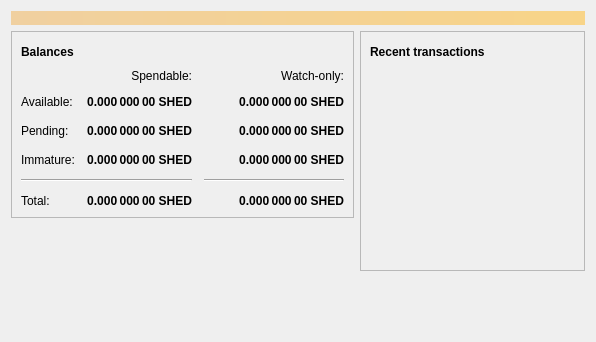
<?xml version="1.0" encoding="UTF-8"?>
<ui version="4.0">
 <class>OverviewPage</class>
 <widget class="QWidget" name="OverviewPage">
  <property name="geometry">
   <rect>
    <x>0</x>
    <y>0</y>
    <width>596</width>
    <height>342</height>
   </rect>
  </property>
  <property name="windowTitle">
   <string>Form</string>
  </property>
  <layout class="QVBoxLayout" name="topLayout">
   <item>
    <widget class="QLabel" name="labelAlerts">
     <property name="visible">
      <bool>false</bool>
     </property>
     <property name="styleSheet">
      <string notr="true">QLabel { background-color: qlineargradient(x1: 0, y1: 0, x2: 1, y2: 0, stop:0 #F0D0A0, stop:1 #F8D488); color:#000000; }</string>
     </property>
     <property name="wordWrap">
      <bool>true</bool>
     </property>
     <property name="margin">
      <number>3</number>
     </property>
     <property name="textInteractionFlags">
      <set>Qt::TextSelectableByMouse</set>
     </property>
    </widget>
   </item>
   <item>
    <layout class="QHBoxLayout" name="horizontalLayout" stretch="1,1">
     <item>
      <layout class="QVBoxLayout" name="verticalLayout_2">
       <item>
        <widget class="QFrame" name="frame">
         <property name="frameShape">
          <enum>QFrame::StyledPanel</enum>
         </property>
         <property name="frameShadow">
          <enum>QFrame::Raised</enum>
         </property>
         <layout class="QVBoxLayout" name="verticalLayout_4">
          <item>
           <layout class="QHBoxLayout" name="horizontalLayout_4">
            <item>
             <widget class="QLabel" name="label_5">
              <property name="font">
               <font>
                <weight>75</weight>
                <bold>true</bold>
               </font>
              </property>
              <property name="text">
               <string>Balances</string>
              </property>
             </widget>
            </item>
            <item>
             <widget class="QPushButton" name="labelWalletStatus">
              <property name="enabled">
               <bool>true</bool>
              </property>
              <property name="maximumSize">
               <size>
                <width>30</width>
                <height>16777215</height>
               </size>
              </property>
              <property name="toolTip">
               <string>The displayed information may be out of date. Your wallet automatically synchronizes with the Mobshed network after a connection is established, but this process has not completed yet.</string>
              </property>
              <property name="text">
               <string/>
              </property>
              <property name="icon">
               <iconset resource="../bitcoin.qrc">
                <normaloff>:/icons/warning</normaloff>
                <disabledoff>:/icons/warning</disabledoff>:/icons/warning</iconset>
              </property>
              <property name="iconSize">
               <size>
                <width>24</width>
                <height>24</height>
               </size>
              </property>
              <property name="flat">
               <bool>true</bool>
              </property>
             </widget>
            </item>
            <item>
             <spacer name="horizontalSpacer_3">
              <property name="orientation">
               <enum>Qt::Horizontal</enum>
              </property>
              <property name="sizeHint" stdset="0">
               <size>
                <width>40</width>
                <height>20</height>
               </size>
              </property>
             </spacer>
            </item>
           </layout>
          </item>
          <item>
           <layout class="QGridLayout" name="gridLayout">
            <property name="spacing">
             <number>12</number>
            </property>
            <item row="2" column="2">
             <widget class="QLabel" name="labelWatchPending">
              <property name="font">
               <font>
                <weight>75</weight>
                <bold>true</bold>
               </font>
              </property>
              <property name="cursor">
               <cursorShape>IBeamCursor</cursorShape>
              </property>
              <property name="toolTip">
               <string>Unconfirmed transactions to watch-only addresses</string>
              </property>
              <property name="text">
               <string notr="true">0.000 000 00 SHED</string>
              </property>
              <property name="alignment">
               <set>Qt::AlignRight|Qt::AlignTrailing|Qt::AlignVCenter</set>
              </property>
              <property name="textInteractionFlags">
               <set>Qt::LinksAccessibleByMouse|Qt::TextSelectableByKeyboard|Qt::TextSelectableByMouse</set>
              </property>
             </widget>
            </item>
            <item row="2" column="1">
             <widget class="QLabel" name="labelUnconfirmed">
              <property name="font">
               <font>
                <weight>75</weight>
                <bold>true</bold>
               </font>
              </property>
              <property name="cursor">
               <cursorShape>IBeamCursor</cursorShape>
              </property>
              <property name="toolTip">
               <string>Total of transactions that have yet to be confirmed, and do not yet count toward the spendable balance</string>
              </property>
              <property name="text">
               <string notr="true">0.000 000 00 SHED</string>
              </property>
              <property name="alignment">
               <set>Qt::AlignRight|Qt::AlignTrailing|Qt::AlignVCenter</set>
              </property>
              <property name="textInteractionFlags">
               <set>Qt::LinksAccessibleByMouse|Qt::TextSelectableByKeyboard|Qt::TextSelectableByMouse</set>
              </property>
             </widget>
            </item>
            <item row="3" column="2">
             <widget class="QLabel" name="labelWatchImmature">
              <property name="font">
               <font>
                <weight>75</weight>
                <bold>true</bold>
               </font>
              </property>
              <property name="cursor">
               <cursorShape>IBeamCursor</cursorShape>
              </property>
              <property name="toolTip">
               <string>Mined balance in watch-only addresses that has not yet matured</string>
              </property>
              <property name="text">
               <string notr="true">0.000 000 00 SHED</string>
              </property>
              <property name="alignment">
               <set>Qt::AlignRight|Qt::AlignTrailing|Qt::AlignVCenter</set>
              </property>
              <property name="textInteractionFlags">
               <set>Qt::LinksAccessibleByMouse|Qt::TextSelectableByKeyboard|Qt::TextSelectableByMouse</set>
              </property>
             </widget>
            </item>
            <item row="4" column="0" colspan="2">
             <widget class="Line" name="line">
              <property name="orientation">
               <enum>Qt::Horizontal</enum>
              </property>
             </widget>
            </item>
            <item row="4" column="2">
             <widget class="Line" name="lineWatchBalance">
              <property name="sizePolicy">
               <sizepolicy hsizetype="Preferred" vsizetype="Fixed">
                <horstretch>0</horstretch>
                <verstretch>0</verstretch>
               </sizepolicy>
              </property>
              <property name="minimumSize">
               <size>
                <width>140</width>
                <height>0</height>
               </size>
              </property>
              <property name="orientation">
               <enum>Qt::Horizontal</enum>
              </property>
             </widget>
            </item>
            <item row="5" column="0">
             <widget class="QLabel" name="labelTotalText">
              <property name="text">
               <string>Total:</string>
              </property>
             </widget>
            </item>
            <item row="3" column="1">
             <widget class="QLabel" name="labelImmature">
              <property name="font">
               <font>
                <weight>75</weight>
                <bold>true</bold>
               </font>
              </property>
              <property name="cursor">
               <cursorShape>IBeamCursor</cursorShape>
              </property>
              <property name="toolTip">
               <string>Mined balance that has not yet matured</string>
              </property>
              <property name="text">
               <string notr="true">0.000 000 00 SHED</string>
              </property>
              <property name="alignment">
               <set>Qt::AlignRight|Qt::AlignTrailing|Qt::AlignVCenter</set>
              </property>
              <property name="textInteractionFlags">
               <set>Qt::LinksAccessibleByMouse|Qt::TextSelectableByKeyboard|Qt::TextSelectableByMouse</set>
              </property>
             </widget>
            </item>
            <item row="2" column="3">
             <spacer name="horizontalSpacer_2">
              <property name="orientation">
               <enum>Qt::Horizontal</enum>
              </property>
              <property name="sizeHint" stdset="0">
               <size>
                <width>40</width>
                <height>20</height>
               </size>
              </property>
             </spacer>
            </item>
            <item row="3" column="0">
             <widget class="QLabel" name="labelImmatureText">
              <property name="text">
               <string>Immature:</string>
              </property>
             </widget>
            </item>
            <item row="5" column="1">
             <widget class="QLabel" name="labelTotal">
              <property name="font">
               <font>
                <weight>75</weight>
                <bold>true</bold>
               </font>
              </property>
              <property name="cursor">
               <cursorShape>IBeamCursor</cursorShape>
              </property>
              <property name="toolTip">
               <string>Your current total balance</string>
              </property>
              <property name="text">
               <string notr="true">0.000 000 00 SHED</string>
              </property>
              <property name="alignment">
               <set>Qt::AlignRight|Qt::AlignTrailing|Qt::AlignVCenter</set>
              </property>
              <property name="textInteractionFlags">
               <set>Qt::LinksAccessibleByMouse|Qt::TextSelectableByKeyboard|Qt::TextSelectableByMouse</set>
              </property>
             </widget>
            </item>
            <item row="5" column="2">
             <widget class="QLabel" name="labelWatchTotal">
              <property name="font">
               <font>
                <weight>75</weight>
                <bold>true</bold>
               </font>
              </property>
              <property name="cursor">
               <cursorShape>IBeamCursor</cursorShape>
              </property>
              <property name="toolTip">
               <string>Current total balance in watch-only addresses</string>
              </property>
              <property name="text">
               <string notr="true">0.000 000 00 SHED</string>
              </property>
              <property name="alignment">
               <set>Qt::AlignRight|Qt::AlignTrailing|Qt::AlignVCenter</set>
              </property>
              <property name="textInteractionFlags">
               <set>Qt::LinksAccessibleByMouse|Qt::TextSelectableByKeyboard|Qt::TextSelectableByMouse</set>
              </property>
             </widget>
            </item>
            <item row="0" column="2">
             <widget class="QLabel" name="labelWatchonly">
              <property name="text">
               <string>Watch-only:</string>
              </property>
              <property name="alignment">
               <set>Qt::AlignRight|Qt::AlignTrailing|Qt::AlignVCenter</set>
              </property>
             </widget>
            </item>
            <item row="1" column="0">
             <widget class="QLabel" name="labelBalanceText">
              <property name="text">
               <string>Available:</string>
              </property>
             </widget>
            </item>
            <item row="1" column="1">
             <widget class="QLabel" name="labelBalance">
              <property name="font">
               <font>
                <weight>75</weight>
                <bold>true</bold>
               </font>
              </property>
              <property name="cursor">
               <cursorShape>IBeamCursor</cursorShape>
              </property>
              <property name="toolTip">
               <string>Your current spendable balance</string>
              </property>
              <property name="text">
               <string notr="true">0.000 000 00 SHED</string>
              </property>
              <property name="alignment">
               <set>Qt::AlignRight|Qt::AlignTrailing|Qt::AlignVCenter</set>
              </property>
              <property name="textInteractionFlags">
               <set>Qt::LinksAccessibleByMouse|Qt::TextSelectableByKeyboard|Qt::TextSelectableByMouse</set>
              </property>
             </widget>
            </item>
            <item row="1" column="2">
             <widget class="QLabel" name="labelWatchAvailable">
              <property name="font">
               <font>
                <weight>75</weight>
                <bold>true</bold>
               </font>
              </property>
              <property name="cursor">
               <cursorShape>IBeamCursor</cursorShape>
              </property>
              <property name="toolTip">
               <string>Your current balance in watch-only addresses</string>
              </property>
              <property name="text">
               <string notr="true">0.000 000 00 SHED</string>
              </property>
              <property name="alignment">
               <set>Qt::AlignRight|Qt::AlignTrailing|Qt::AlignVCenter</set>
              </property>
              <property name="textInteractionFlags">
               <set>Qt::LinksAccessibleByMouse|Qt::TextSelectableByKeyboard|Qt::TextSelectableByMouse</set>
              </property>
             </widget>
            </item>
            <item row="2" column="0">
             <widget class="QLabel" name="labelPendingText">
              <property name="text">
               <string>Pending:</string>
              </property>
             </widget>
            </item>
            <item row="0" column="1">
             <widget class="QLabel" name="labelSpendable">
              <property name="text">
               <string>Spendable:</string>
              </property>
              <property name="alignment">
               <set>Qt::AlignRight|Qt::AlignTrailing|Qt::AlignVCenter</set>
              </property>
             </widget>
            </item>
           </layout>
          </item>
         </layout>
        </widget>
       </item>
       <item>
        <spacer name="verticalSpacer">
         <property name="orientation">
          <enum>Qt::Vertical</enum>
         </property>
         <property name="sizeHint" stdset="0">
          <size>
           <width>20</width>
           <height>40</height>
          </size>
         </property>
        </spacer>
       </item>
      </layout>
     </item>
     <item>
      <layout class="QVBoxLayout" name="verticalLayout_3">
       <item>
        <widget class="QFrame" name="frame_2">
         <property name="frameShape">
          <enum>QFrame::StyledPanel</enum>
         </property>
         <property name="frameShadow">
          <enum>QFrame::Raised</enum>
         </property>
         <layout class="QVBoxLayout" name="verticalLayout">
          <item>
           <layout class="QHBoxLayout" name="horizontalLayout_2">
            <item>
             <widget class="QLabel" name="label_4">
              <property name="font">
               <font>
                <weight>75</weight>
                <bold>true</bold>
               </font>
              </property>
              <property name="text">
               <string>Recent transactions</string>
              </property>
             </widget>
            </item>
            <item>
             <widget class="QPushButton" name="labelTransactionsStatus">
              <property name="enabled">
               <bool>true</bool>
              </property>
              <property name="maximumSize">
               <size>
                <width>30</width>
                <height>16777215</height>
               </size>
              </property>
              <property name="toolTip">
               <string>The displayed information may be out of date. Your wallet automatically synchronizes with the Mobshed network after a connection is established, but this process has not completed yet.</string>
              </property>
              <property name="text">
               <string/>
              </property>
              <property name="icon">
               <iconset resource="../bitcoin.qrc">
                <normaloff>:/icons/warning</normaloff>
                <disabledoff>:/icons/warning</disabledoff>:/icons/warning</iconset>
              </property>
              <property name="iconSize">
               <size>
                <width>24</width>
                <height>24</height>
               </size>
              </property>
              <property name="flat">
               <bool>true</bool>
              </property>
             </widget>
            </item>
            <item>
             <spacer name="horizontalSpacer">
              <property name="orientation">
               <enum>Qt::Horizontal</enum>
              </property>
              <property name="sizeHint" stdset="0">
               <size>
                <width>40</width>
                <height>20</height>
               </size>
              </property>
             </spacer>
            </item>
           </layout>
          </item>
          <item>
           <widget class="QListView" name="listTransactions">
            <property name="styleSheet">
             <string notr="true">QListView { background: transparent; }</string>
            </property>
            <property name="frameShape">
             <enum>QFrame::NoFrame</enum>
            </property>
            <property name="verticalScrollBarPolicy">
             <enum>Qt::ScrollBarAlwaysOff</enum>
            </property>
            <property name="horizontalScrollBarPolicy">
             <enum>Qt::ScrollBarAlwaysOff</enum>
            </property>
            <property name="selectionMode">
             <enum>QAbstractItemView::NoSelection</enum>
            </property>
           </widget>
          </item>
         </layout>
        </widget>
       </item>
       <item>
        <spacer name="verticalSpacer_2">
         <property name="orientation">
          <enum>Qt::Vertical</enum>
         </property>
         <property name="sizeHint" stdset="0">
          <size>
           <width>20</width>
           <height>40</height>
          </size>
         </property>
        </spacer>
       </item>
      </layout>
     </item>
    </layout>
   </item>
  </layout>
 </widget>
 <resources/>
 <connections/>
</ui>
